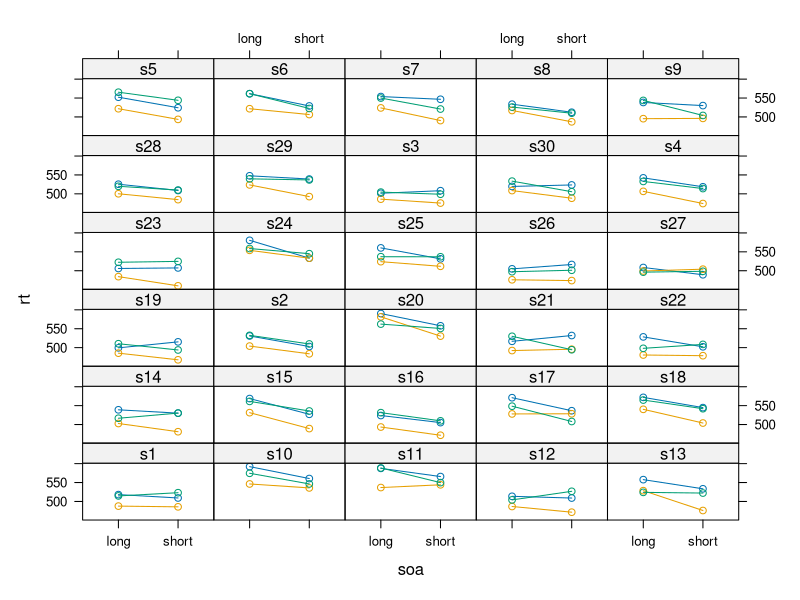

Write the R code that produced this figure.
# simulation_baayen_solution.R

library(lattice)
library(lme4)

n <- 30

datsim <- expand.grid(subject = factor(paste0("s", 1:n)),
                      item = factor(c("w1" , "w2" , "w3" )),
                      soa = factor(c("long" , "short" )))
datsim <- datsim[order(datsim$subject), ]

beta0 <- 522.11
beta1 <- -18.89

sw  <- 21.1
sy0 <- 23.89
sy1 <- 9
ry  <- -1
se  <- 9.9

w <- rnorm(3, mean=0, sd=sw)
e <- rnorm(n*6, mean=0, sd=se)

# Bivariate normal distribution
sig <- matrix(c(sy0^2, ry*sy0*sy1, ry*sy0*sy1, sy1^2), 2, 2)
y01 <- mvtnorm::rmvnorm(n, mean=c(0, 0), sigma=sig)

beta <- c(beta0, beta1)
# Random effects
theta <- c(w = w,
          y0 = y01[,1],
          y1 = y01[,2])

X <- model.matrix( ~ soa, datsim)
Z <- model.matrix( ~ 0 + item + subject + subject:soa, datsim,
                  contrasts.arg=list( subject=contrasts(datsim$subject,
                                                        contrasts=FALSE)))

datsim$rt <- X %*% beta + Z %*% theta + e

xyplot(rt ~ soa | subject, datsim, group=item, type="b", layout=c(5,6))
